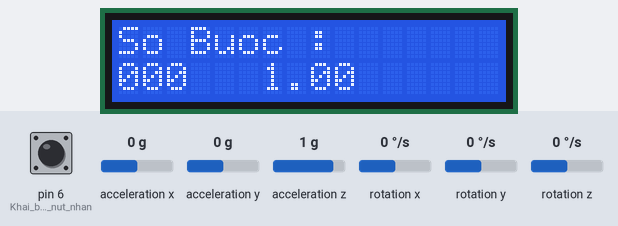
Bench run of a sketch on a simulated Arduino Uno, built with avr-gcc and run on an emulated ATmega328P. On the bench: 16×2 character LCD. Wiring (inferred from the signals the program sends): character LCD (HD44780): RS pin 12; E pin 13; data pin 8, pin 9, pin 10, pin 11. The test bench sets the inputs (shaded band); at power-on: acceleration x 0 g, acceleration y 0 g, pin 6 (Khai_bao_nut_nhan) HIGH, acceleration z 1 g, rotation x 0 °/s, rotation y 0 °/s, rotation z 0 °/s.

Above: at 4.3 s.
4.4 s: acceleration x set to -1.4 g
At 5.4 s:
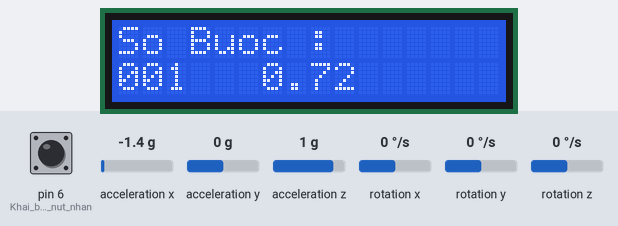
6.1 s: acceleration y set to -1.4 g
At 7.7 s:
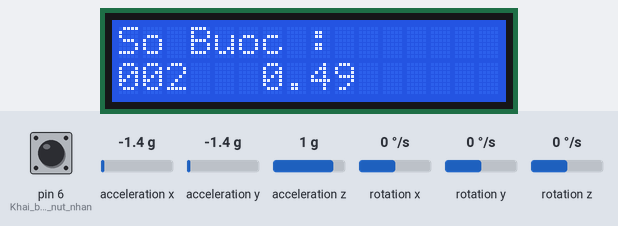
Timing chart, 0 to 9.2 s (numbered marks = the images above; inputs shaded):
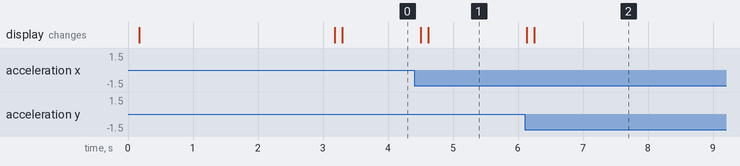

The sketch:

code_do_an.ino
```cpp
#include <MPU6050_tockn.h>    //khai bao thu vien cb gia toc
#include <Wire.h>             //khai bao thu vien giao tiep I2C
#include "LCD_1602.h"         //Khai bao thu vien LCD
MPU6050 mpu6050(Wire);        //Dat ten cho cam bien
float ax, ay, az, a, g;
float ax_old, ay_old , az_old;
int step_count = 0;
int tam = 1;
float distanceinonestep = 71;
long timer = 0;

void setup() {
  pinMode(6, INPUT_PULLUP); //Khai bao nut nhan
  Wire.begin();             //Khoi tao giao tiep I2C
  lcd1602_init();
  lcd1602_set(1, 0);
  lcd1602_string("DANG KHOI DONG"); //Hien thi len LCD dong chu "KHOI DONG"
  lcd1602_set(2, 5);
  lcd1602_string("MODULE");
  mpu6050.begin();        //Khoi dong module
  mpu6050.calcGyroOffsets(true);  //Can bang cam bien moi lan chay lai chuong trinh
  //Nếu tham số truyền vào là FALSE thì cảm biến sẽ lấy thông số trước đó
}
void loop() {
  mpu6050.update();
  if (millis() - timer > 300) {
    //Delay sau mỗi lần lấy giá trị. Sử dụng hàm millis chứ không dùng hàm delay của IDE
    //hàm millis chạy trên TIMER0

    ax = mpu6050.getAccX();
    ay = mpu6050.getAccY();
    az = mpu6050.getAccZ();
    g = sqrt(ax * ax + ay * ay + az * az);
    a = g - sqrt(ax_old * ax_old + ay_old * ay_old + az_old * az_old);
    if ( a > 0.3)
    {
      step_count++;
      tam = step_count - 1;
      if (digitalRead(6) == 0)
      {
        tam = 0;
        step_count = 0;
      }
      lcd1602_com(LCD_CLEAR);
      lcd1602_set(1, 0);
      lcd1602_string("So Buoc :");
      lcd1602_datas2(2, 0, tam);
      lcd1602_datas(2, 6, a);
    }
    ax_old = ax;  /* Cap nhat gia tri cu cua gia toc truc x,y,z */
    ay_old = ay;
    az_old = az;
    timer = millis();
  }
}
```

LCD_1602.h
```cpp
/*
   NOI CAC CHAN THEO SO DO SAU:
    ARDUINO   |     LCD
   CHAN 8     ->    D4
   CHAN 9     ->    D5
   CHAN 10    ->    D6
   CHAN 11    ->    D7
   CHAN 12    ->    RS
   CHAN 13    ->    E
   CHAN GND   ->    RW
*/
#define     LCD_CURSOR_OFF          0X0C    //Hien thi man hinh D=1, tat con tro C=0,tat nhay con tro B=0
#define     LCD_BLINK_CURSOR_ON     0X0F    //Hien thi man hinh D=1, bat con tro C=1,bat nhay con tro B=1
#define     LCD_TURN_ON             0X0C    //Lenh Bat LCD nay giong nhu LCD_CURSOR_OFF
#define     LCD_TURN_OFF            0X08    //Lenh Tat LCd
#define     LCD_RETURN_HOME         0X02    //Tro ve dong dau tien, cot dau tien
#define     LCD_ENTRY_MODE_SET      0X04    //
#define     LCD_UNDERLINE_ON        0X0E    //Gach chan ky tu
#define     LCD_MOVE_CURSOR_LEFT    0X10    //Di chuyen con tro sang trai
#define     LCD_MOVE_CURSOR_RIGHT   0X14    //Di chuyen con tro sang phai
#define     LCD_SHIFT_LEFT          0X18    //Dich noi dung sang trai
#define     LCD_SHIFT_RIGHT         0X1E    //Dich noi dung sang phai
#define     LCD_CLEAR               0X01    //Xoa LCD

void lcd1602_init_write(unsigned char a)
{
  delay(5);
  PORTB = PORTB & (~(1 << PB4));     // CHAN RS = RW = PB4 = 0
  PORTB = a >> 4;
  PORTB = PORTB | (1 << PB5);     // CHAN E=PB5=1
  delayMicroseconds(300);
  PORTB = PORTB & (~(1 << PB5));  //CHAN E=PB5 =0
}
void lcd1602_com(unsigned char lcd_com)
{
  delay(5);                       //Delay de kiem tra xem co bao ban cua lcd co khong
  unsigned char temp;
  temp = lcd_com & 0xF0;          //Lay 4 bit dau
  PORTB = temp >> 4;
  PORTB = PORTB & (~(1 << PB4));  //Cho RS = PB4 = 0 se ghi vao thanh ghi IR 4 bit dau de ra lenh cho LCD
  PORTB = PORTB | (1 << PB5);     //CHAN E=PB5 = 1 Cho phep lenh vao chan D4-->D7
  delayMicroseconds(300);
  PORTB = PORTB & (~(1 << PB5));  //Ngat cho phep lenh vao chan D4-->D7
  delayMicroseconds(300);

  temp = (lcd_com << 4) & 0xF0;   //Lay 4 bit cuoi tuong tu 4 bit dau
  PORTB = temp >> 4;
  PORTB = PORTB & (~(1 << PB4));
  PORTB = PORTB | (1 << PB5);
  delayMicroseconds(300);
  PORTB = PORTB & (~(1 << PB5));
}
void lcd1602_init()
{
  DDRB = 0b00111111;
  delayMicroseconds(300);
  lcd1602_init_write(0x30);
  delayMicroseconds(300);
  lcd1602_init_write(0x30);
  delayMicroseconds(300);
  lcd1602_init_write(0x30);
  delayMicroseconds(300);
  lcd1602_init_write(0x20);
  delayMicroseconds(300);
  lcd1602_com(LCD_TURN_ON);
  delayMicroseconds(300);
  lcd1602_com(0x28);              //cau hinh che do 4 bit DL=0, 2 dong hien thi N=1, front ky tu 5x7 F=0
  delayMicroseconds(300);
  lcd1602_com(LCD_CLEAR);         //xoa lcd
  delayMicroseconds(300);
}
void lcd1602_string(const char *cy)
{
  while (*cy)
  {
    delay(5);                   //delay de kiem tra xem co bao ban cua lcd co khong
    unsigned char temp;
    temp = *cy & 0xF0;
    PORTB = temp >> 4;             //Lay duoc 4 bit dau cua du lieu gan vao PORTB
    PORTB = PORTB | (1 << PB4); //thiet lap rs=1, rw=0 de du lieu tu chan PORTB truyen vao LCD,che do ghi vao DR, DR chua du lieu
    PORTB = PORTB | (1 << PB5); //cho phep D4-->D7
    delayMicroseconds(300);
    PORTB = PORTB & (~(1 << PB5)); //khong cho phep
    delayMicroseconds(300);     //tao delay de LCD nhan cac bit du lieu tiep theo, neu khong thi du lieu se bi mat

    temp = (*cy << 4) & 0xF0;   //thuc hien tuong tu nhu vay voi 4 bit cuoi
    PORTB = temp >> 4;
    PORTB = PORTB | (1 << PB4); //thiet lap rs=1, rw=0 de du lieu tu chan PORTB truyen vao LCD, che do ghi vao DR, DR chua du lieu
    PORTB = PORTB | (1 << PB5); //cho phep D4-->D7
    delayMicroseconds(300);
    PORTB = PORTB & (~(1 << PB5)); //khong cho phep
    cy++;                       //nhan cac chuoi tiep theo cho den het chuoi
  }
  delayMicroseconds(300);
}
void lcd1602_data(unsigned char data)
{
  delay(5);                   //delay de kiem tra xem co bao ban cua lcd co khong
  unsigned char temp;
  temp = data & 0xF0;
  PORTB = temp >> 4;          //Lay duoc 4 bit dau cua du lieu gan vao PORTB
  PORTB = PORTB | (1 << PB4); //thiet lap rs=1, rw=0 de du lieu tu chan PORTB truyen vao LCD,che do ghi vao DR, DR chua du lieu
  PORTB = PORTB | (1 << PB5); //cho phep D4-->D7
  delayMicroseconds(300);
  PORTB = PORTB & (~(1 << PB5)); //khong cho phep
  delayMicroseconds(300);     //tao delay de LCD nhan cac bit du lieu tiep theo, neu khong thi du lieu se bi mat

  temp = (data << 4) & 0xF0;  //thuc hien tuong tu nhu vay voi 4 bit cuoi
  PORTB = temp >> 4;
  PORTB = PORTB | (1 << PB4); //thiet lap rs=1, rw=0 de du lieu tu chan PORTB truyen vao LCD, che do ghi vao DR, DR chua du lieu
  PORTB = PORTB | (1 << PB5); //cho phep D4-->D7
  delayMicroseconds(300);
  PORTB = PORTB & (~(1 << PB5)); //khong cho phep
}
void lcd1602_set(unsigned char row, unsigned char colum)
{
  switch (row)
  {
    case 1:
      lcd1602_com(0x80 + colum);  //0x80 la hang 1 cot 1
      break;
    case 2:
      lcd1602_com(0xC0 + colum);  //0xC0 la hang 2 cot 1
      break;
  }
}

void lcd1602_datas(unsigned char row, unsigned char colum, double data)
{
  lcd1602_set(row, colum);

  if (data > 0) {
    lcd1602_data(0x30 + (int)(data / 1));
    lcd1602_string(".");
    lcd1602_data(0x30 + (int)(data * 10) % 10);
    lcd1602_data(0x30 + (int)(data * 100) % 10);
  }
  if (data < 0) {
    lcd1602_string("-");
    lcd1602_data(0x30 + (int)((-data) / 1));
    lcd1602_string(".");
    lcd1602_data(0x30 + (int)((-data) * 10) % 10);
    lcd1602_data(0x30 + (int)((-data) * 100) % 10);
  }
}
void lcd1602_datas2(unsigned char row, unsigned char colum, double data)
{
  lcd1602_set(row, colum);
  lcd1602_data(0x30 + (int)(data / 100));
  lcd1602_data(0x30 + (int)(data / 10) % 10);
  lcd1602_data(0x30 + (int)(data / 1) % 10);


}
```

Measured:
- after the input at 4.4 s, the display: first changes after 0.11 s (image 1 shows a later state)
- after the input at 6.1 s, the display: first changes at once (image 2 shows a later state)
